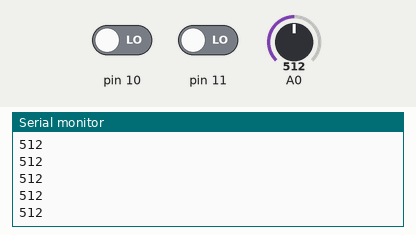
Recording of a sketch running on a simulated Arduino Uno, built with avr-gcc and run on an emulated ATmega328P. Parts: the last lines printed to the serial monitor. Inputs (shaded band) come from the test bench; at power-on: pin 10 LOW, A0 = 512, pin 11 LOW.

Above: at 1.2 s.
1.3 s: pin 10 driven HIGH
At 1.9 s:
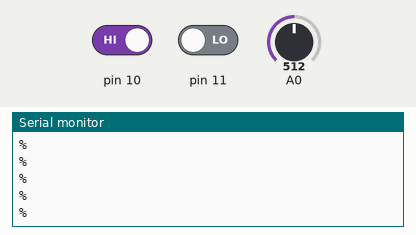
3.2 s: pin 10 driven LOW
At 3.8 s:
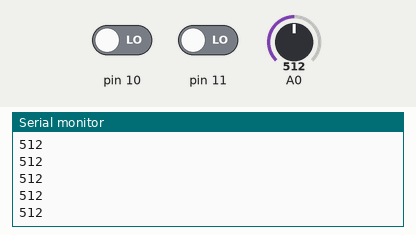
4.7 s: A0 set to 716
At 5.4 s:
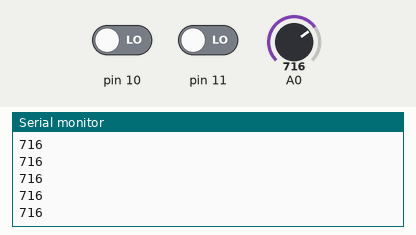
6.2 s: A0 set to 900
At 6.7 s:
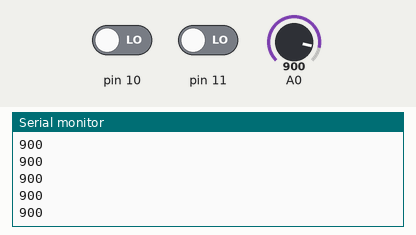
Timing chart, 0 to 8.7 s (numbered marks = the images above; inputs shaded):
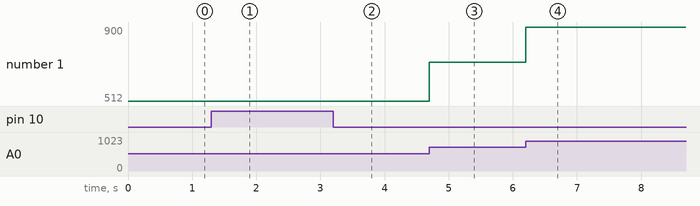

Measured:
- after the input at 1.3 s, the serial monitor: prints a new line at once (image 1)
- after the input at 4.7 s, the serial monitor: prints a new line at once (image 3)
- after the input at 6.2 s, the serial monitor: prints a new line at once (image 4)
- plotted number 1: 512 → 716 after the input at 4.7 s, 716 → 900 after the input at 6.2 s

The sketch:

HEART_Arduino.ino
```cpp
void setup() {
  Serial.begin(9600);
  pinMode(10, INPUT);
  pinMode(11, INPUT);
}

void loop() {
  if((digitalRead(11)==1)||(digitalRead(10)==1))
  {
    Serial.println("%");
  }
  else
  {
    Serial.println(analogRead(A0));
  }
  delay(5);
}
```
